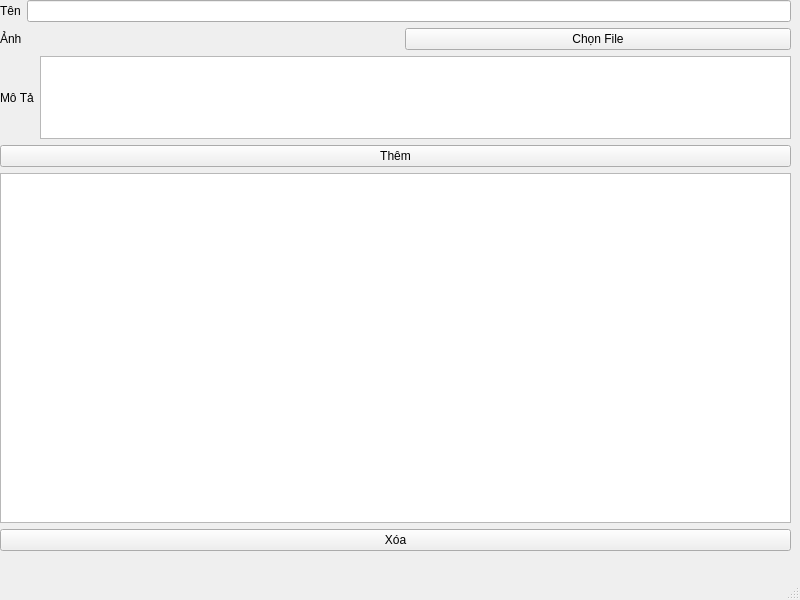
<?xml version="1.0" encoding="UTF-8"?>
<ui version="4.0">
 <class>MainWindow</class>
 <widget class="QMainWindow" name="MainWindow">
  <property name="geometry">
   <rect>
    <x>0</x>
    <y>0</y>
    <width>800</width>
    <height>600</height>
   </rect>
  </property>
  <property name="windowTitle">
   <string>MainWindow</string>
  </property>
  <widget class="QWidget" name="centralwidget">
   <widget class="QWidget" name="">
    <property name="geometry">
     <rect>
      <x>0</x>
      <y>0</y>
      <width>791</width>
      <height>551</height>
     </rect>
    </property>
    <layout class="QVBoxLayout" name="verticalLayout">
     <item>
      <layout class="QHBoxLayout" name="horizontalLayout">
       <item>
        <widget class="QLabel" name="label">
         <property name="text">
          <string>Tên</string>
         </property>
        </widget>
       </item>
       <item>
        <widget class="QLineEdit" name="le_Name"/>
       </item>
      </layout>
     </item>
     <item>
      <layout class="QHBoxLayout" name="horizontalLayout_3">
       <item>
        <widget class="QLabel" name="label_2">
         <property name="text">
          <string>Ảnh</string>
         </property>
        </widget>
       </item>
       <item>
        <widget class="QLabel" name="lb_Picture">
         <property name="sizePolicy">
          <sizepolicy hsizetype="Fixed" vsizetype="Fixed">
           <horstretch>0</horstretch>
           <verstretch>0</verstretch>
          </sizepolicy>
         </property>
         <property name="text">
          <string/>
         </property>
         <property name="pixmap">
          <pixmap resource="EMenu_Res.qrc">:/images/Res/istockphoto-1276735653-612x612.jpg</pixmap>
         </property>
         <property name="scaledContents">
          <bool>true</bool>
         </property>
        </widget>
       </item>
       <item>
        <widget class="QPushButton" name="pb_FileUrl">
         <property name="text">
          <string>Chọn File</string>
         </property>
        </widget>
       </item>
      </layout>
     </item>
     <item>
      <layout class="QHBoxLayout" name="horizontalLayout_2">
       <item>
        <widget class="QLabel" name="label_3">
         <property name="text">
          <string>Mô Tả</string>
         </property>
        </widget>
       </item>
       <item>
        <widget class="QPlainTextEdit" name="le_description"/>
       </item>
      </layout>
     </item>
     <item>
      <widget class="QPushButton" name="pb_Add">
       <property name="text">
        <string>Thêm</string>
       </property>
      </widget>
     </item>
     <item>
      <layout class="QVBoxLayout" name="verticalLayout_2">
       <item>
        <widget class="QTableView" name="tableView">
         <property name="minimumSize">
          <size>
           <width>0</width>
           <height>350</height>
          </size>
         </property>
        </widget>
       </item>
       <item>
        <layout class="QHBoxLayout" name="horizontalLayout_4">
         <item>
          <widget class="QPushButton" name="pb_Delete">
           <property name="text">
            <string>Xóa</string>
           </property>
          </widget>
         </item>
        </layout>
       </item>
      </layout>
     </item>
    </layout>
   </widget>
  </widget>
  <widget class="QMenuBar" name="menubar">
   <property name="geometry">
    <rect>
     <x>0</x>
     <y>0</y>
     <width>800</width>
     <height>22</height>
    </rect>
   </property>
  </widget>
  <widget class="QStatusBar" name="statusbar"/>
 </widget>
 <resources>
  <include location="EMenu_Res.qrc"/>
 </resources>
 <connections/>
</ui>
